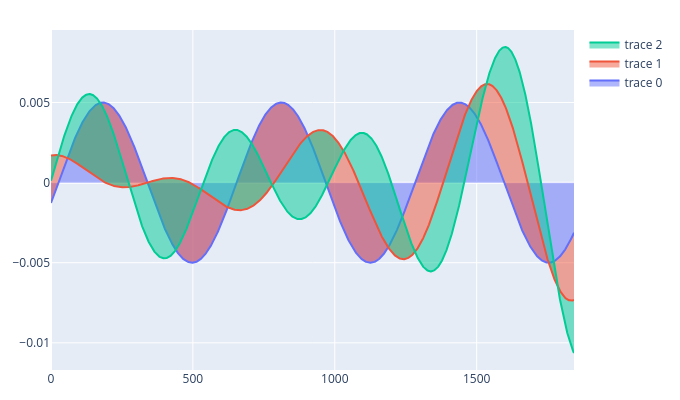
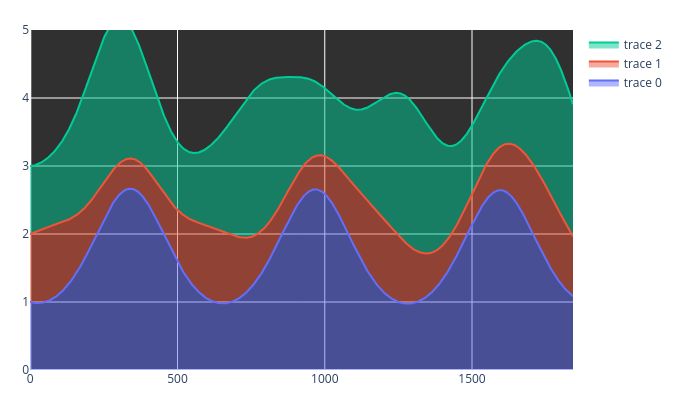
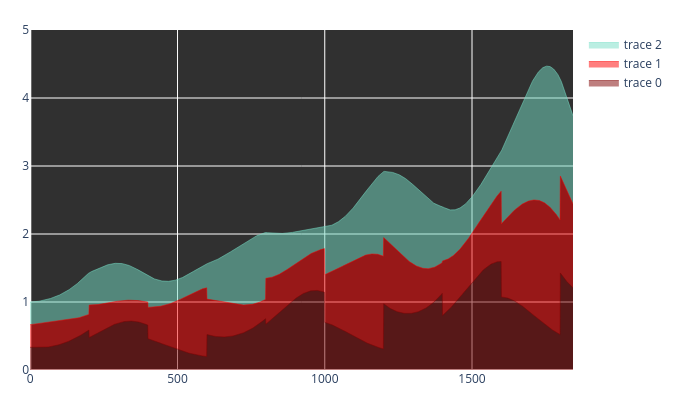

Notebook code cell kept with these figures, in order:
### Code cell
from math import sin

x = list(range(0, 1844))
n_stock = 7, 10

def get_seno(height):
    return [sin(0.1*(i+25107) / height) * 0.005 + 0.0000 for i in x]

y_8 = get_seno(8)
y_9 = get_seno(9)
y_10 = get_seno(10)

# x = [0,1,2,3,4,5,6]
# y_8 = [3,0,0,3,0,0,3]
# y_9 = [0,3,0,0,3,0,0]
# y_10 = [0,0,3,0,0,3,0]

stock_8 = [1]
for i in y_8:
    stock_8.append(stock_8[-1] * (1+i))
stock_9 = [1]
for i in y_9:
    stock_9.append(stock_9[-1] * (1+i))
stock_10 = [1]
for i in y_10:
    stock_10.append(stock_10[-1] * (1+i))



div_8 = [1/3]
div_9 = [1/3]
div_10 = [1/3]
div = [1]
avg = [1]
for i in x:
    avg.append((stock_8[i+1] + stock_9[i+1] + stock_10[i+1])/3)
    next_8 = div_8[-1] * (1+y_8[i])
    next_9 = div_9[-1] * (1+y_9[i])
    next_10 = div_10[-1] * (1+y_10[i])
    # tot = next_8 * stock_8[i+1] + next_9 * stock_9[i+1] + next_8 * stock_10[i+1]
    tot = next_8 + next_9 + next_10
    div.append(tot)
    if i % 200:
        div_8.append(next_8)
        div_9.append(next_9)
        div_10.append(next_10)
    else:
        div_8.append(tot / 3)
        div_9.append(tot / 3)
        div_10.append(tot / 3)

fig = go.Figure()
fig.add_trace(go.Scatter(
    x=x, y=y_10, stackgroup='one'
))
fig.add_trace(go.Scatter(
    x=x, y=y_9, stackgroup='one'
))
fig.add_trace(go.Scatter(
    x=x, y=y_8, stackgroup='one'
))
fig.update_layout(height=400, width=680, margin={'t':30, 'l':30, 'b':30, 'r':30})
fig.show()


fig = go.Figure()
fig.add_trace(go.Scatter(
    x=[-1] + x, y=stock_10, stackgroup='one'
))
fig.add_trace(go.Scatter(
    x=[-1] + x, y=stock_9, stackgroup='one'
))
fig.add_trace(go.Scatter(
    x=[-1] + x, y=stock_8, stackgroup='one'
))
fig.update_layout(height=400, width=680, margin={'t':30, 'l':30, 'b':30, 'r':30}, plot_bgcolor='#303030', yaxis=dict(range=[0,5]))
fig.show()


fig = go.Figure()
fig.add_trace(go.Scatter(
    x=[-1] + x, y=div_10, stackgroup='one',
    line=dict(width=0.5, color='#7F0000'),
))
fig.add_trace(go.Scatter(
    x=[-1] + x, y=div_9, stackgroup='one',
    line=dict(width=0.5, color='#FF0000'),
))
fig.add_trace(go.Scatter(
    x=[-1] + x, y=div_8, stackgroup='one',
    line=dict(width=0.5, color='#76DEC6'),
))
fig.update_layout(height=400, width=680, margin={'t':30, 'l':30, 'b':30, 'r':30}, plot_bgcolor='#303030', yaxis=dict(range=[0,5]))
fig.show()

### Figure 1 — Plotly figure (JSON) as saved in the notebook; plotly's stock layout.template omitted (floating-point values rounded to 4 significant figures; data arrays with more than 128 entries replaced by an {"elided": "..."} marker saying what was removed)
{"data": [{"stackgroup": "one", "type": "scatter", "x": {"elided": "1844 int values"}, "y": {"elided": "1844 float values"}}, {"stackgroup": "one", "type": "scatter", "x": {"elided": "1844 int values"}, "y": {"elided": "1844 float values"}}, {"stackgroup": "one", "type": "scatter", "x": {"elided": "1844 int values"}, "y": {"elided": "1844 float values"}}], "layout": {"height": 400, "margin": {"b": 30, "l": 30, "r": 30, "t": 30}, "width": 680}}

### Figure 2 — Plotly figure (JSON) as saved in the notebook; plotly's stock layout.template omitted (floating-point values rounded to 4 significant figures; data arrays with more than 128 entries replaced by an {"elided": "..."} marker saying what was removed)
{"data": [{"stackgroup": "one", "type": "scatter", "x": {"elided": "1845 int values"}, "y": {"elided": "1845 float values"}}, {"stackgroup": "one", "type": "scatter", "x": {"elided": "1845 int values"}, "y": {"elided": "1845 float values"}}, {"stackgroup": "one", "type": "scatter", "x": {"elided": "1845 int values"}, "y": {"elided": "1845 float values"}}], "layout": {"height": 400, "margin": {"b": 30, "l": 30, "r": 30, "t": 30}, "plot_bgcolor": "#303030", "width": 680, "yaxis": {"range": [0, 5]}}}

### Figure 3 — Plotly figure (JSON) as saved in the notebook; plotly's stock layout.template omitted (floating-point values rounded to 4 significant figures; data arrays with more than 128 entries replaced by an {"elided": "..."} marker saying what was removed)
{"data": [{"line": {"color": "#7F0000", "width": 0.5}, "stackgroup": "one", "type": "scatter", "x": {"elided": "1845 int values"}, "y": {"elided": "1845 float values"}}, {"line": {"color": "#FF0000", "width": 0.5}, "stackgroup": "one", "type": "scatter", "x": {"elided": "1845 int values"}, "y": {"elided": "1845 float values"}}, {"line": {"color": "#76DEC6", "width": 0.5}, "stackgroup": "one", "type": "scatter", "x": {"elided": "1845 int values"}, "y": {"elided": "1845 float values"}}], "layout": {"height": 400, "margin": {"b": 30, "l": 30, "r": 30, "t": 30}, "plot_bgcolor": "#303030", "width": 680, "yaxis": {"range": [0, 5]}}}
